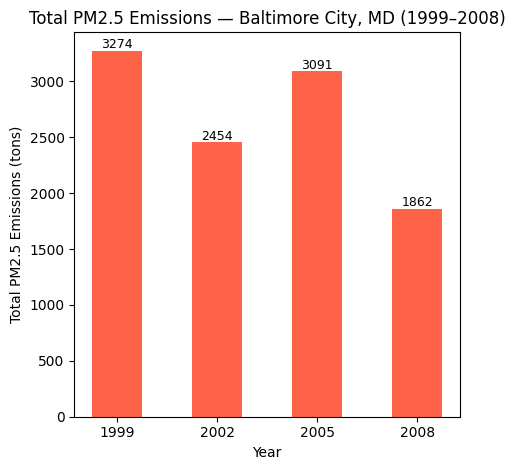

This chart was generated by the following Python code:
#!/usr/bin/env python
"""
Plot 2: Have total Baltimore City PM2.5 emissions decreased from 1999 to 2008?
Bar chart of total emissions for Baltimore City (fips == "24510").
"""

import pyreadr
import pandas as pd
import matplotlib.pyplot as plt

# Read data
NEI = pyreadr.read_r("ExploratoryDataAnalysis/summarySCC_PM25.rds")[None]
NEI["Emissions"] = pd.to_numeric(NEI["Emissions"], errors="coerce")
NEI["year"] = NEI["year"].astype(int)

# Filter Baltimore City
baltimore = NEI[NEI["fips"] == "24510"]
baltimore_by_year = baltimore.groupby("year")["Emissions"].sum()

fig, ax = plt.subplots(figsize=(480/100, 480/100), dpi=100)
ax.bar(baltimore_by_year.index.astype(str), baltimore_by_year.values, color="tomato", width=0.5)
ax.set_xlabel("Year")
ax.set_ylabel("Total PM2.5 Emissions (tons)")
ax.set_title("Total PM2.5 Emissions — Baltimore City, MD (1999–2008)")
for i, (yr, val) in enumerate(baltimore_by_year.items()):
    ax.text(i, val + 20, f"{val:.0f}", ha="center", fontsize=9)
plt.tight_layout()
plt.savefig("plot2.png", dpi=100, bbox_inches="tight")
plt.close()
print("Plot 2 saved as plot2.png")
